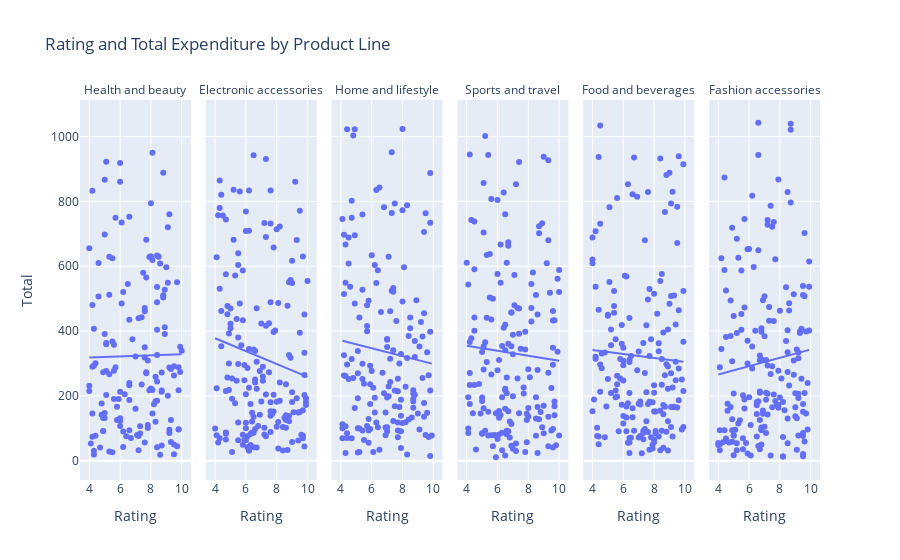

This figure's notebook cell:
### Code cell
## Visusalise correlation of total price and customer rating

fig4 = px.scatter(experience, x="Rating", y="Total", facet_col="Product_line", trendline="ols",
                  title="Rating and Total Expenditure by Product Line")
fig4.for_each_annotation(lambda a: a.update(text=a.text.split("=")[-1]))
r2 = px.get_trendline_results(fig4).px_fit_results.iloc[0].rsquared
print(f"The R2 value is {r2}, so we can infer there is little correlation between product expenditure and customer rating.")
fig4.show()

### Figure 1 — Plotly figure (JSON) as saved in the notebook; plotly's stock layout.template omitted (floating-point values rounded to 4 significant figures; data arrays with more than 128 entries replaced by an {"elided": "..."} marker saying what was removed)
{"data": [{"hovertemplate": "Product_line=Health and beauty<br>Rating=%{x}<br>Total=%{y}<extra></extra>", "legendgroup": "", "marker": {"color": "#636efa", "symbol": "circle"}, "mode": "markers", "name": "", "orientation": "v", "showlegend": false, "type": "scatter", "x": {"elided": "152 float values"}, "xaxis": "x", "y": {"elided": "152 float values"}, "yaxis": "y"}, {"hovertemplate": "<b>OLS trendline</b><br>Total = 1.63663 * Rating + 312.181<br>R<sup>2</sup>=0.000148<br><br>Product_line=Health and beauty<br>Rating=%{x}<br>Total=%{y} <b>(trend)</b><extra></extra>", "legendgroup": "", "marker": {"color": "#636efa", "symbol": "circle"}, "mode": "lines", "name": "", "showlegend": false, "type": "scatter", "x": {"elided": "152 float values"}, "xaxis": "x", "y": {"elided": "152 float values"}, "yaxis": "y"}, {"hovertemplate": "Product_line=Electronic accessories<br>Rating=%{x}<br>Total=%{y}<extra></extra>", "legendgroup": "", "marker": {"color": "#636efa", "symbol": "circle"}, "mode": "markers", "name": "", "orientation": "v", "showlegend": false, "type": "scatter", "x": {"elided": "170 float values"}, "xaxis": "x2", "y": {"elided": "170 float values"}, "yaxis": "y2"}, {"hovertemplate": "<b>OLS trendline</b><br>Total = -19.8852 * Rating + 457.332<br>R<sup>2</sup>=0.018937<br><br>Product_line=Electronic accessories<br>Rating=%{x}<br>Total=%{y} <b>(trend)</b><extra></extra>", "legendgroup": "", "marker": {"color": "#636efa", "symbol": "circle"}, "mode": "lines", "name": "", "showlegend": false, "type": "scatter", "x": {"elided": "170 float values"}, "xaxis": "x2", "y": {"elided": "170 float values"}, "yaxis": "y2"}, {"hovertemplate": "Product_line=Home and lifestyle<br>Rating=%{x}<br>Total=%{y}<extra></extra>", "legendgroup": "", "marker": {"color": "#636efa", "symbol": "circle"}, "mode": "markers", "name": "", "orientation": "v", "showlegend": false, "type": "scatter", "x": {"elided": "160 float values"}, "xaxis": "x3", "y": {"elided": "160 float values"}, "yaxis": "y3"}, {"hovertemplate": "<b>OLS trendline</b><br>Total = -12.1205 * Rating + 419.511<br>R<sup>2</sup>=0.006694<br><br>Product_line=Home and lifestyle<br>Rating=%{x}<br>Total=%{y} <b>(trend)</b><extra></extra>", "legendgroup": "", "marker": {"color": "#636efa", "symbol": "circle"}, "mode": "lines", "name": "", "showlegend": false, "type": "scatter", "x": {"elided": "160 float values"}, "xaxis": "x3", "y": {"elided": "160 float values"}, "yaxis": "y3"}, {"hovertemplate": "Product_line=Sports and travel<br>Rating=%{x}<br>Total=%{y}<extra></extra>", "legendgroup": "", "marker": {"color": "#636efa", "symbol": "circle"}, "mode": "markers", "name": "", "orientation": "v", "showlegend": false, "type": "scatter", "x": {"elided": "166 float values"}, "xaxis": "x4", "y": {"elided": "166 float values"}, "yaxis": "y4"}, {"hovertemplate": "<b>OLS trendline</b><br>Total = -7.71328 * Rating + 385.412<br>R<sup>2</sup>=0.002835<br><br>Product_line=Sports and travel<br>Rating=%{x}<br>Total=%{y} <b>(trend)</b><extra></extra>", "legendgroup": "", "marker": {"color": "#636efa", "symbol": "circle"}, "mode": "lines", "name": "", "showlegend": false, "type": "scatter", "x": {"elided": "166 float values"}, "xaxis": "x4", "y": {"elided": "166 float values"}, "yaxis": "y4"}, {"hovertemplate": "Product_line=Food and beverages<br>Rating=%{x}<br>Total=%{y}<extra></extra>", "legendgroup": "", "marker": {"color": "#636efa", "symbol": "circle"}, "mode": "markers", "name": "", "orientation": "v", "showlegend": false, "type": "scatter", "x": {"elided": "174 float values"}, "xaxis": "x5", "y": {"elided": "174 float values"}, "yaxis": "y5"}, {"hovertemplate": "<b>OLS trendline</b><br>Total = -6.11528 * Rating + 366.171<br>R<sup>2</sup>=0.001801<br><br>Product_line=Food and beverages<br>Rating=%{x}<br>Total=%{y} <b>(trend)</b><extra></extra>", "legendgroup": "", "marker": {"color": "#636efa", "symbol": "circle"}, "mode": "lines", "name": "", "showlegend": false, "type": "scatter", "x": {"elided": "174 float values"}, "xaxis": "x5", "y": {"elided": "174 float values"}, "yaxis": "y5"}, {"hovertemplate": "Product_line=Fashion accessories<br>Rating=%{x}<br>Total=%{y}<extra></extra>", "legendgroup": "", "marker": {"color": "#636efa", "symbol": "circle"}, "mode": "markers", "name": "", "orientation": "v", "showlegend": false, "type": "scatter", "x": {"elided": "178 float values"}, "xaxis": "x6", "y": {"elided": "178 float values"}, "yaxis": "y6"}, {"hovertemplate": "<b>OLS trendline</b><br>Total = 12.8274 * Rating + 214.923<br>R<sup>2</sup>=0.008143<br><br>Product_line=Fashion accessories<br>Rating=%{x}<br>Total=%{y} <b>(trend)</b><extra></extra>", "legendgroup": "", "marker": {"color": "#636efa", "symbol": "circle"}, "mode": "lines", "name": "", "showlegend": false, "type": "scatter", "x": {"elided": "178 float values"}, "xaxis": "x6", "y": {"elided": "178 float values"}, "yaxis": "y6"}], "layout": {"annotations": [{"font": {}, "showarrow": false, "text": "Health and beauty", "x": 0.075, "xanchor": "center", "xref": "paper", "y": 1, "yanchor": "bottom", "yref": "paper"}, {"font": {}, "showarrow": false, "text": "Electronic accessories", "x": 0.245, "xanchor": "center", "xref": "paper", "y": 1, "yanchor": "bottom", "yref": "paper"}, {"font": {}, "showarrow": false, "text": "Home and lifestyle", "x": 0.415, "xanchor": "center", "xref": "paper", "y": 1, "yanchor": "bottom", "yref": "paper"}, {"font": {}, "showarrow": false, "text": "Sports and travel", "x": 0.585, "xanchor": "center", "xref": "paper", "y": 1, "yanchor": "bottom", "yref": "paper"}, {"font": {}, "showarrow": false, "text": "Food and beverages", "x": 0.755, "xanchor": "center", "xref": "paper", "y": 1, "yanchor": "bottom", "yref": "paper"}, {"font": {}, "showarrow": false, "text": "Fashion accessories", "x": 0.925, "xanchor": "center", "xref": "paper", "y": 1, "yanchor": "bottom", "yref": "paper"}], "autosize": true, "legend": {"tracegroupgap": 0}, "title": {"text": "Rating and Total Expenditure by Product Line"}, "xaxis": {"anchor": "y", "autorange": true, "domain": [0, 0.15], "range": [3.458, 10.54], "title": {"text": "Rating"}, "type": "linear"}, "xaxis2": {"anchor": "y2", "autorange": true, "domain": [0.17, 0.32], "matches": "x", "range": [3.458, 10.54], "title": {"text": "Rating"}, "type": "linear"}, "xaxis3": {"anchor": "y3", "autorange": true, "domain": [0.34, 0.49], "matches": "x", "range": [3.458, 10.54], "title": {"text": "Rating"}, "type": "linear"}, "xaxis4": {"anchor": "y4", "autorange": true, "domain": [0.51, 0.66], "matches": "x", "range": [3.458, 10.54], "title": {"text": "Rating"}, "type": "linear"}, "xaxis5": {"anchor": "y5", "autorange": true, "domain": [0.68, 0.83], "matches": "x", "range": [3.458, 10.54], "title": {"text": "Rating"}, "type": "linear"}, "xaxis6": {"anchor": "y6", "autorange": true, "domain": [0.85, 1], "matches": "x", "range": [3.458, 10.54], "title": {"text": "Rating"}, "type": "linear"}, "yaxis": {"anchor": "x", "autorange": true, "domain": [0, 1], "range": [-74.48, 1128.0], "title": {"text": "Total"}, "type": "linear"}, "yaxis2": {"anchor": "x2", "autorange": true, "domain": [0, 1], "matches": "y", "range": [-74.48, 1128.0], "showticklabels": false, "type": "linear"}, "yaxis3": {"anchor": "x3", "autorange": true, "domain": [0, 1], "matches": "y", "range": [-74.48, 1128.0], "showticklabels": false, "type": "linear"}, "yaxis4": {"anchor": "x4", "autorange": true, "domain": [0, 1], "matches": "y", "range": [-74.48, 1128.0], "showticklabels": false, "type": "linear"}, "yaxis5": {"anchor": "x5", "autorange": true, "domain": [0, 1], "matches": "y", "range": [-74.48, 1128.0], "showticklabels": false, "type": "linear"}, "yaxis6": {"anchor": "x6", "autorange": true, "domain": [0, 1], "matches": "y", "range": [-74.48, 1128.0], "showticklabels": false, "type": "linear"}}}
